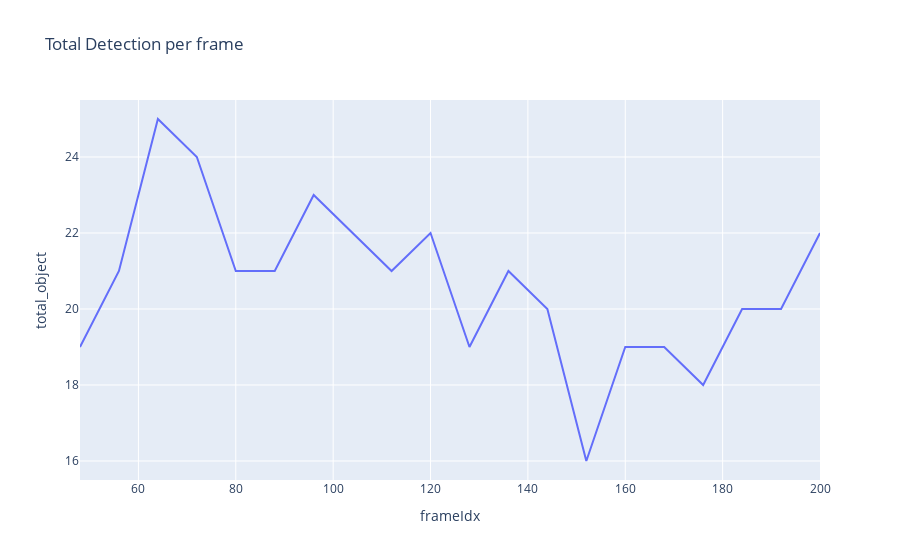
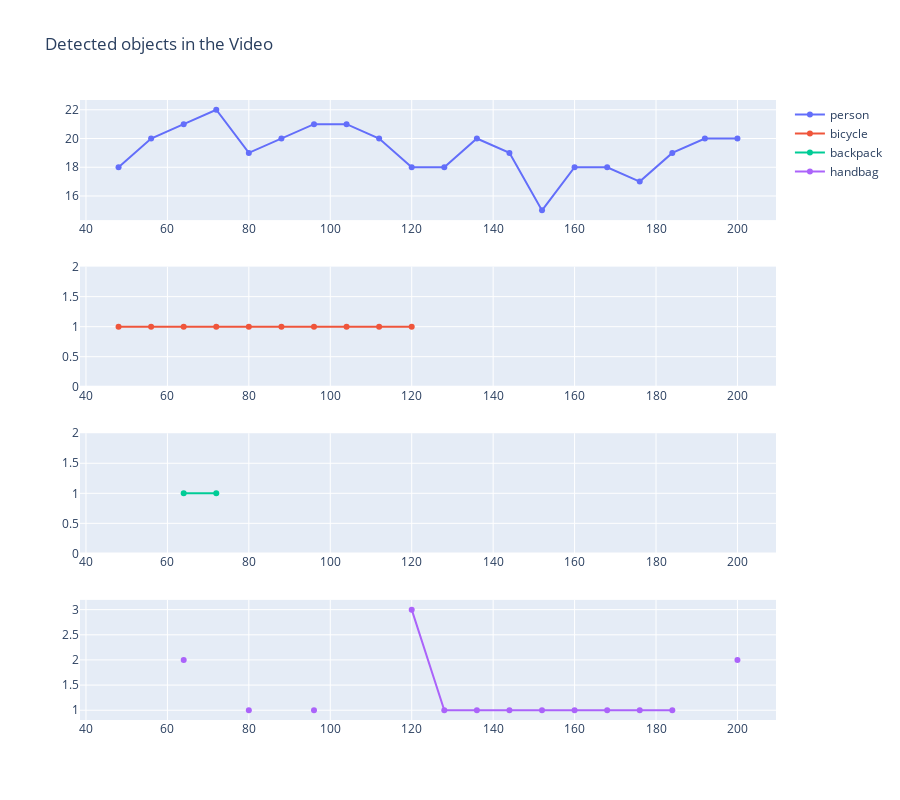

The notebook cell saved with these charts, in order:
### Markdown cell above
## Detection filtering

### Code cell
fig = px.line(dataf, x="frameIdx", y="total_object", title='Total Detection per frame')
fig.show()




fig = make_subplots(rows=len(df_classes.columns), cols=1)

for idx, feat in enumerate(df_classes.columns):
    fig.add_trace(
    go.Scatter(x=dataf.frameIdx, y=dataf[feat], mode='lines+markers', name=feat), 
        row=idx+1, col=1)

fig.update_layout(height=800, width=900, title_text="Detected objects in the Video")
fig.show()

### Figure 1 — Plotly figure (JSON) as saved in the notebook; plotly's stock layout.template omitted (floating-point values rounded to 4 significant figures)
{"data": [{"hovertemplate": "frameIdx=%{x}<br>total_object=%{y}<extra></extra>", "legendgroup": "", "line": {"color": "#636efa", "dash": "solid"}, "mode": "lines", "name": "", "orientation": "v", "showlegend": false, "type": "scatter", "x": [48, 56, 64, 72, 80, 88, 96, 104, 112, 120, 128, 136, 144, 152, 160, 168, 176, 184, 192, 200], "xaxis": "x", "y": [19, 21, 25, 24, 21, 21, 23, 22, 21, 22, 19, 21, 20, 16, 19, 19, 18, 20, 20, 22], "yaxis": "y"}], "layout": {"legend": {"tracegroupgap": 0}, "title": {"text": "Total Detection per frame"}, "xaxis": {"anchor": "y", "domain": [0, 1], "title": {"text": "frameIdx"}}, "yaxis": {"anchor": "x", "domain": [0, 1], "title": {"text": "total_object"}}}}

### Figure 2 — Plotly figure (JSON) as saved in the notebook; plotly's stock layout.template omitted (floating-point values rounded to 4 significant figures)
{"data": [{"mode": "lines+markers", "name": "person", "type": "scatter", "x": [48, 56, 64, 72, 80, 88, 96, 104, 112, 120, 128, 136, 144, 152, 160, 168, 176, 184, 192, 200], "xaxis": "x", "y": [18, 20, 21, 22, 19, 20, 21, 21, 20, 18, 18, 20, 19, 15, 18, 18, 17, 19, 20, 20], "yaxis": "y"}, {"mode": "lines+markers", "name": "bicycle", "type": "scatter", "x": [48, 56, 64, 72, 80, 88, 96, 104, 112, 120, 128, 136, 144, 152, 160, 168, 176, 184, 192, 200], "xaxis": "x2", "y": [1, 1, 1, 1, 1, 1, 1, 1, 1, 1, null, null, null, null, null, null, null, null, null, null], "yaxis": "y2"}, {"mode": "lines+markers", "name": "backpack", "type": "scatter", "x": [48, 56, 64, 72, 80, 88, 96, 104, 112, 120, 128, 136, 144, 152, 160, 168, 176, 184, 192, 200], "xaxis": "x3", "y": [null, null, 1, 1, null, null, null, null, null, null, null, null, null, null, null, null, null, null, null, null], "yaxis": "y3"}, {"mode": "lines+markers", "name": "handbag", "type": "scatter", "x": [48, 56, 64, 72, 80, 88, 96, 104, 112, 120, 128, 136, 144, 152, 160, 168, 176, 184, 192, 200], "xaxis": "x4", "y": [null, null, 2, null, 1, null, 1, null, null, 3, 1, 1, 1, 1, 1, 1, 1, 1, null, 2], "yaxis": "y4"}], "layout": {"height": 800, "title": {"text": "Detected objects in the Video"}, "width": 900, "xaxis": {"anchor": "y", "domain": [0, 1]}, "xaxis2": {"anchor": "y2", "domain": [0, 1]}, "xaxis3": {"anchor": "y3", "domain": [0, 1]}, "xaxis4": {"anchor": "y4", "domain": [0, 1]}, "yaxis": {"anchor": "x", "domain": [0.8063, 1]}, "yaxis2": {"anchor": "x2", "domain": [0.5375, 0.7312]}, "yaxis3": {"anchor": "x3", "domain": [0.2687, 0.4625]}, "yaxis4": {"anchor": "x4", "domain": [0, 0.1938]}}}
